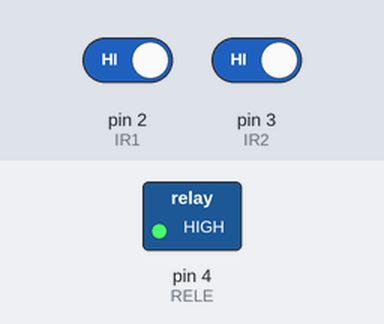
A sketch run on a simulated Arduino Uno, built with avr-gcc and run on an emulated ATmega328P. On the bench: switched loads named in the sketch (green lamp = pin HIGH). The test bench sets the inputs (shaded band); at power-on: pin 2 (IR1) HIGH, pin 3 (IR2) HIGH.

Above: at 1.2 s.
1.3 s: pin 2 (IR1) driven LOW
At 1.7 s:
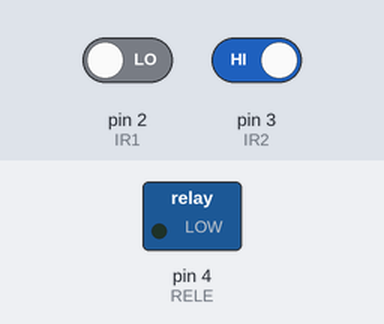
Timing chart, 0 to 4.3 s (numbered marks = the images above; inputs shaded):
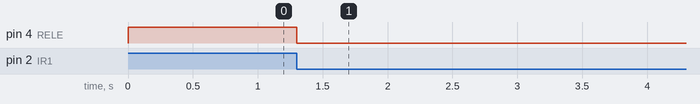

Measured:
- after the input at 1.3 s, pin 4 (RELE): HIGH → LOW at once

The sketch:

sistemas_paragem.ino
```cpp
#define IR1 2
#define IR2 3
#define RELE 4

#define NAO_ESTEVE_PARADO 0
#define ESTEVE_PARADO 1

#define TEMPO_PARAGEM 10            // em segundos
#define TEMPORIZACAO_PARAGEM 5      // em segundos

void setup(){
    pinMode (IR1, INPUT);
    pinMode (IR2, INPUT);
    pinMode (RELE, OUTPUT);
}

void loop(){

    int leituraSensor1 = digitalRead(IR1);
    int leituraSensor2 = digitalRead(IR2);

    if (leituraSensor1 == 0 || leituraSensor2 == 0){
      pararComboio();
      andarComboio(ESTEVE_PARADO);
    }

    andarComboio(NAO_ESTEVE_PARADO);
}

void pararComboio(){
    digitalWrite(RELE, LOW);
    delay(TEMPO_PARAGEM * 1000);                  // Tempo que o comboio está parado
}

void andarComboio(int estado){

    digitalWrite(RELE, HIGH);

    if(estado == 1){
        delay(TEMPORIZACAO_PARAGEM * 1000);       // Tempo para o comboio passar pelo sensor
    }
}
```
